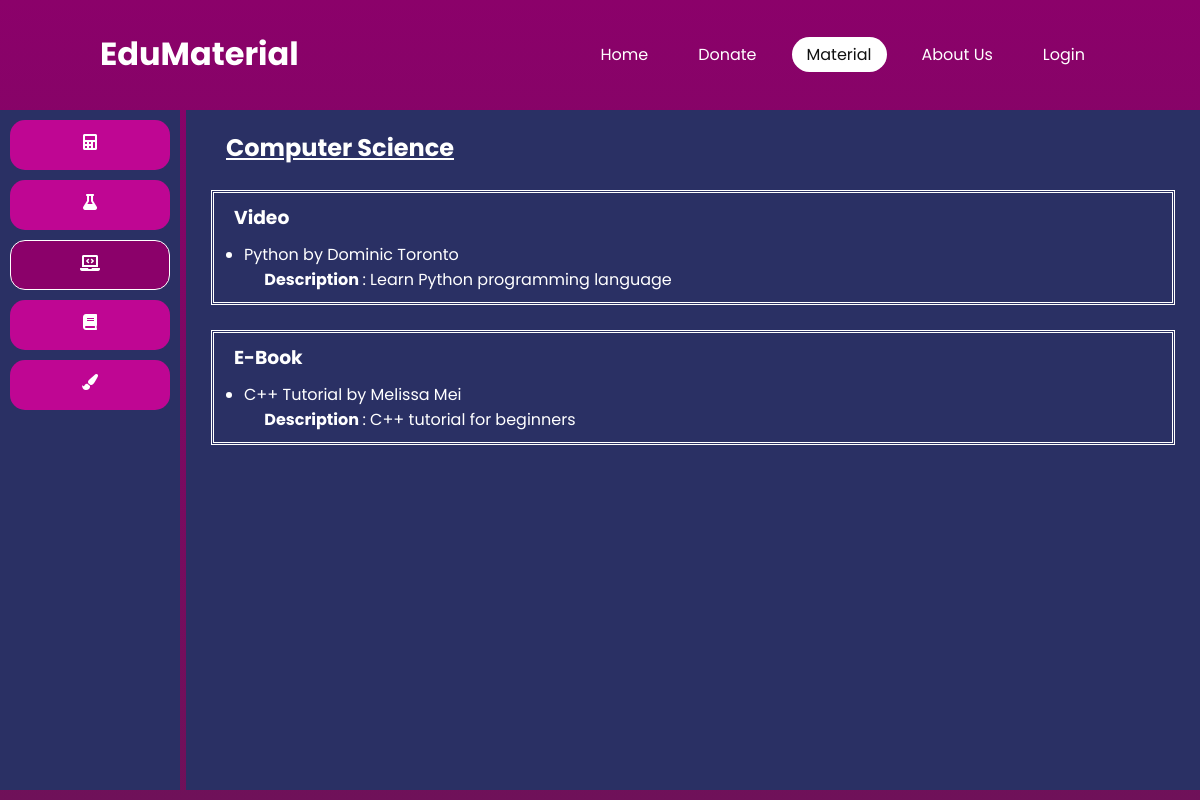
/page/material/cs.php, run on the app's committed database.
### tables this page shows
CREATE TABLE `material` (
  `material_id` int(11) NOT NULL,
  `material_name` varchar(70) NOT NULL,
  `material_description` varchar(500) NOT NULL,
  `material_type` varchar(50) NOT NULL,
  `material_file` varchar(100) NOT NULL,
  `category_id` int(11) NOT NULL,
  `user_id` int(11) NOT NULL
);

CREATE TABLE `user` (
  `user_id` int(11) NOT NULL,
  `user_email` varchar(90) NOT NULL,
  `user_firstname` varchar(40) NOT NULL,
  `user_lastname` varchar(40) NOT NULL,
  `user_password` varchar(70) NOT NULL,
  `user_role` tinyint(1) NOT NULL
);

### page/material/cs.php (the view, shortened to what this page needs)
<?php
    include('h.php');
?>
<body>
    <div class="sidebar">
        <ul id="subject-list">
            <li>
                <a href="math.php">
                    <i class="fas fa-calculator"></i>
                </a>
            </li>
            <li>
                <a href="sci.php">
                    <i class="fas fa-flask"></i>
                </a>
            <li class="active">
                <a href="cs.php">
                    <i class="fas fa-laptop-code"></i>
                </a>
            </li>
            <li>
                <a href="phi.php">
                    <i class="fas fa-book"></i>
                </a>
            </li>
            <li>
                <a href="art.php">
                    <i class="fas fa-paint-brush"></i>
                </a>
            </li>
        </ul>
    </div>
    <div class="main">
        <h2>Computer Science</h2>
        <div class=topic-list>
            <div id="video">
                <ul>
                <h3>Video</h3>
                <?php
                $conn = mysqli_connect("localhost", "root", "", "webapp");
                $sql = "SELECT * FROM material INNER JOIN user ON material.user_id = user.user_id";
                $result = $conn->query($sql);
                if ($result->num_rows > 0) {
                    while ($row = mysqli_fetch_array($result)) {
                        $link = $row["material_file"];
                        $type = $row["material_type"];
                        $title = $row["material_name"];
                        $category = $row["category_id"];
                        $donator = ucfirst($row["user_firstname"]) . " " . ucfirst($row["user_lastname"]);
                        if ($type == "video" and $category == 3) {
                        echo "<li>
                                <a target=_blank href=" . $link. ">$title</a>" . " by ". $donator ." <br> &emsp; <strong> Description </strong> : " . $row["material_description"] .
                            "</li>";
                        }
                    }
                } else { echo "0 results"; }
                ?>
                </ul>
            </div>
            <div id="book">
                <ul>
                <h3>E-Book</h3>
                <?php
                $conn = mysqli_connect("localhost", "root", "", "webapp");
                $result = $conn->query($sql);
                if ($result->num_rows > 0) {
                    while ($row = mysqli_fetch_array($result)) {
                        $link = $row["material_file"];
                        $type = $row["material_type"];
                        $title = $row["material_name"];
                        $category = $row["category_id"];
                        $donator = ucfirst($row["user_firstname"]) . " " . ucfirst($row["user_lastname"]);
                        if ($type == "ebook" and $category == 3) {
                        echo "<li>
                                <a target=_blank href=" . $link. ">$title</a>" . " by ". $donator ." <br> &emsp; <strong> Description </strong> : " . $row["material_description"] .
                            "</li>";
                        }
                    }
                } else { echo "0 results"; }
                ?>
                </ul>
            </div>
        </div>
    </div>
</body>
</html>

### src/css/header.css (style rules this page uses)
:root { --bg-primary: #8b016a; --bg-secondary: #2a3064; }
* { margin: 0; padding: 0; box-sizing: border-box; font-family: 'Poppins', sans-serif; scrollbar-width: thin; }
body { background: linear-gradient(#8b016a, #6f1159); min-height: 100vh; overflow-x: hidden; }

### src/css/material.css (style rules this page uses)
.sidebar { position: absolute; top: 110px; width: 15%; height: 85%; background: #2a3064; text-align: center; }
.sidebar #subject-list { display: list-item; position: relative; }
.sidebar #subject-list li { background-color: #bf0693; list-style: none; margin: 10px 10px; height: 50px; text-decoration: none; }
.sidebar #subject-list li i { width: 25px; }
.sidebar #subject-list li a { position: relative; color: white; bottom: 10px; top: 10px; text-decoration: none; }
.sidebar #subject-list li.active { font-weight: bolder; background-color: #8b016a; color: #111; border: 1px solid #fff; }
@media (max-width: 1320px) { .sidebar #subject-list li { height: 50px; border-radius: 15px; } }
@media (max-width: 1320px) { .sidebar #subject-list li i { border-radius: 15px; } }
.main { position: absolute; top: 110px; right: 0; width: 84.5%; height: 85%; background: #2a3064; text-align: center; text-align: left; }
.main h2 { margin-top: 20px; margin-left: 40px; color: #fff; text-decoration: underline; }
#video { margin: 25px; border: 3px double #fff; }
#book { margin: 25px; border: 3px double #fff; }
.main h3 { color: #fff; }
.topic-list ul { margin: 10px; padding-left: 10px; }
.topic-list ul li { margin: 10px; color: #fff; }
.topic-list ul li a { text-decoration: none; color: #fff; }

### data on the page
material: material_name "Python", user.user_lastname "Dominic Toronto", material_description "Learn Python programming language"
material: material_name "C++ Tutorial", user.user_lastname "Melissa Mei", material_description "C++ tutorial for beginners"
